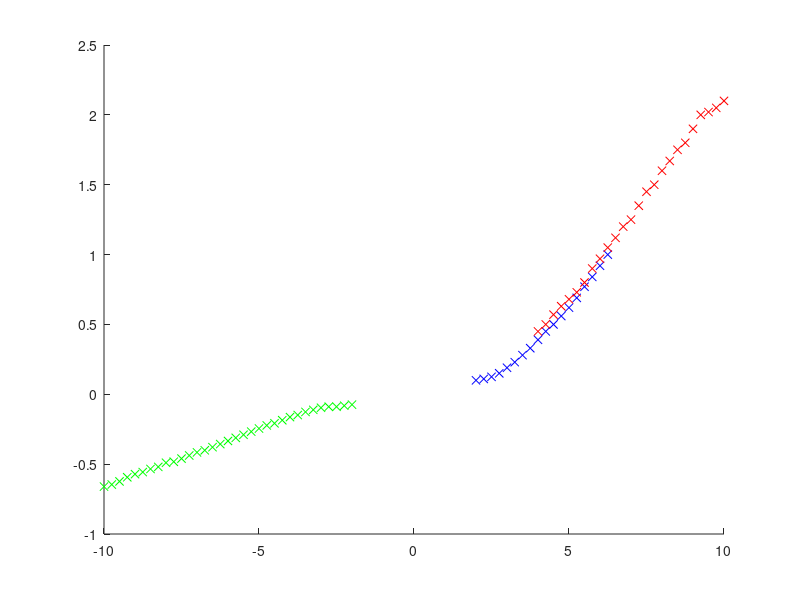

The MATLAB script that drew this image: (Note: this script raises an error after producing the figure.)
function force_data()
% Sum of voltages in V
Vs_high = [3.5, 4, 4.5, 5, 5.5, 6, 6.5, 7, 7.5, 8, 8.5, 9, 9.5];
Vs_low = [2, 2.5, 3, 3.5, 4, 4.5];
% Upwards force in g
Fs_high = [35, 45, 55, 67, 80, 95, 110, 125, 140, 155, 170, 180, 180] / 100;
Fs_low = [10, 14, 22, 30, 42, 52] / 100;

data_pos_low = [
    2, 10;
    2.25, 11;
    2.5, 12.5;
    2.75, 15;
    3, 19;
    3.25, 23;
    3.5, 28;
    3.75, 33;
    4, 39;
    4.25, 45;
    4.5, 50;
    4.75, 56;
    5, 62;
    5.25, 69;
    5.5, 77;
    5.75, 84;
    6, 92;
    6.25, 100
];

data_pos_low(:,2) = data_pos_low(:,2)*0.01; % g to N

data_pos_high = [
    4, 45;
    4.25, 50;
    4.5, 57;
    4.75, 63;
    5, 68;
    5.25, 73;
    5.5, 80;
    5.75, 90;
    6, 97;
    6.25, 105;
    6.5, 112;
    6.75, 120;
    7, 125;
    7.25, 135;
    7.5, 145;
    7.75, 150;
    8, 160;
    8.25, 167;
    8.5, 175;
    8.75, 180;
    9, 190;
    9.25, 200;
    9.5, 202;
    9.75, 205;
    10, 210
];

data_pos_high(:,2) = data_pos_high(:,2)*0.01;

data_neg = [
    2, 10;
    2.25, 11;
    2.5, 12;
    2.75, 12;
    3, 13;
    3.25, 15;
    3.5, 17;
    3.75, 20;
    4, 22;
    4.25, 25;
    4.5, 28;
    4.75, 30;
    5, 33;
    5.25, 36;
    5.5, 39;
    5.75, 42;
    6, 45;
    6.25, 48;
    6.5, 51;
    6.75, 54;
    7, 56;
    7.25, 59;
    7.5, 62;
    7.75, 65;
    8, 66;
    8.25, 70;
    8.5, 72;
    8.75, 75;
    9, 77;
    9.25, 80;
    9.5, 84;
    9.75, 87;
    10, 89    
];

l_h = 0.66;
l_c = 0.49;

data_neg(:, 1) = -data_neg(:, 1);
data_neg(:, 2) = -l_c/l_h*0.01*data_neg(:, 2);

figure(5)
hold on
plot(data_pos_low(:,1), data_pos_low(:,2), 'bx')
plot(data_pos_high(:,1), data_pos_high(:,2), 'rx')
plot(data_neg(:,1), data_neg(:,2), 'gx')
xlim([-10, 10])
ylim([-1, 2.5])

Vs_combined = [Vs_low, Vs_high(4:end-2)];
Fs_combined = [Fs_low, Fs_high(4:end-2)];

xs = Vs_combined;
ys = Fs_combined;

param_guess = [1, 1];
opts = optimoptions('lsqnonlin', 'Jacobian', 'on', 'TolFun', 1e-12);
param = lsqnonlin(@compute_error_vector, param_guess, [], [], opts);

p_opt = param(1)
q_opt = param(2)

Vs_plot = 0:0.1:10;

figure(1)
hold on
plot(Vs_high, Fs_high, 'bx')
plot(Vs_low, Fs_low, 'rx')
plot(Vs_combined, Fs_combined)
plot(Vs_plot, Fs(Vs_plot, p_opt, q_opt))
xlim([0, 10])
ylim([0, 2])
xlabel('Vs [V]')
ylabel('Fs [g]')

function [e, J] = compute_error_vector(param)
    n = numel(xs);
    e = zeros(n, 1);
    J = zeros(n, 2);
    
    p = param(1);
    q = param(2);
    
    for i = 1:n
        x = xs(i);
        if x <= 2 * q/p
            y = p^2/(4*q) * x^2;
            J(i, 1) = p/(4*q)*x^2;
            J(i, 2) = - p^2/(4*q^2) * x^2;
        else
            y = p * x - q;
            J(i, 1) = x;
            J(i, 2) = -1;
        end
        
        e(i) = y - ys(i);
    end
end

function out = Fs(Vs, p, q)
    out = zeros(numel(Vs), 1);
    
    for i=1:numel(Vs)
        x = Vs(i);
        
        if x <= 2 * q/p
            out(i) = p^2/(4*q) * x^2;
        else
            out(i) = p * x - q;
        end
    end
end
end